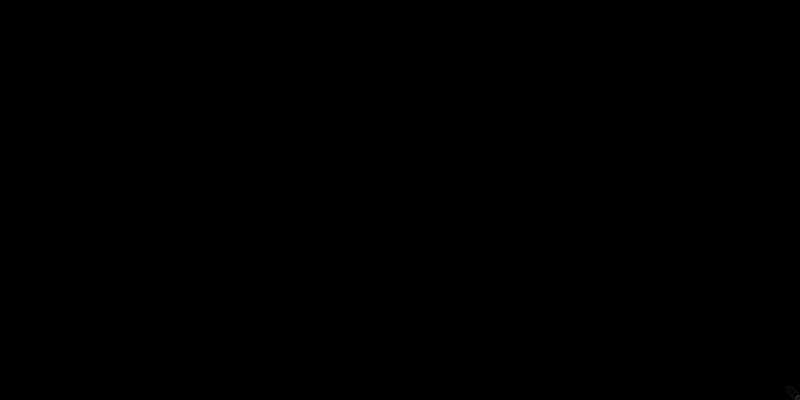
Frame 1 (no input)
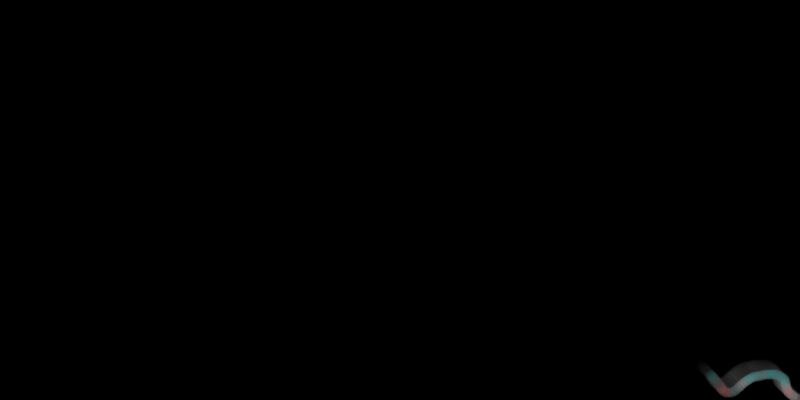
Frame 60 (the mouse pressed at the canvas centre just before this capture)
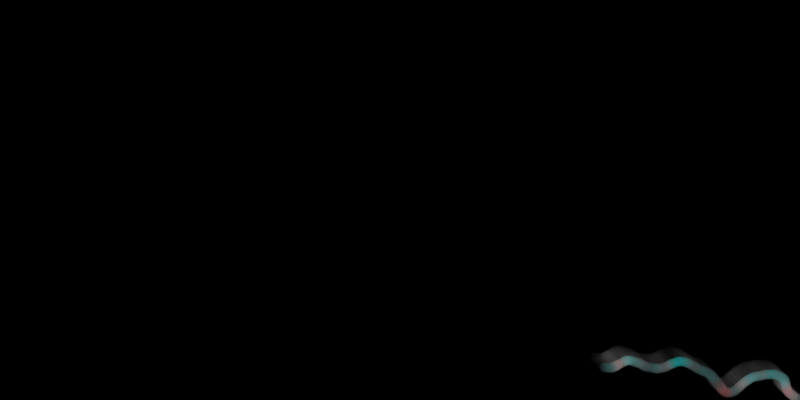
Frame 120 (the mouse held since frame 60 and released just before this capture)

The Processing sketch that drew these frames (run headless with seeded random() and noise(); from frame 60 on, the mouse is pressed at the canvas centre):

// Processing sketch: Perlin_Worms
// ── Perlin_Worms.pde
/**
* Author: Maya Richman 
* Title: Three Dee Perlin Worms
* Date: March 1, 2013
* Original: Daniel Shiffman
**/

// A Mover object
ArrayList<Mover> movers = new ArrayList<Mover>();

void setup() {
  size(800, 400);
  background(0);
  movers.add(new Mover(width, height,3,100));
}

void draw() {
  for (Mover mover: movers) {  
    // Update the location
    mover.update();
    // Display the Mover
    mover.display();
  }
}
void mouseClicked() {
  movers.add(new Mover(mouseX, mouseY, int(random(1000)),int(random(1000))));
}


// ── Mover.pde
/**
* Author: Maya Richman 
* Title: Three Dee Perlin Worms
* Date: March 1, 2013
* Original: Daniel Shiffman
**/

class Mover {

  // The Mover tracks location, velocity, and acceleration 
  PVector location;
  PVector velocity;
  PVector acceleration;
  // The Mover's maximum speed
  float topspeed;
  float seedx;
  float seedy;
  float x = 0.0;
  float y = 0.0;
  float seedColor = 2000;
  Mover(int _w, int _h, int _x, int _y) {
    // Start in the center
    location = new PVector(_w, _h);
    velocity = new PVector(0, 0);
    topspeed = 2;
    acceleration = new PVector(0, 0);
    seedx = _x;
    seedy = _y;
  }

  void update() {

    acceleration.normalize();

    float accelerationNoiseX = noise(seedx);
    float accelerationNoiseY = noise(seedy);
    x = map(accelerationNoiseX, 0, 1, -1, 1);
    y = map(accelerationNoiseY, 0, 1, -1, 1);
    seedx =  seedx + 0.1;
    seedy = seedy + 0.1;

    acceleration.x = x;
    acceleration.y = y;

    // Velocity changes according to acceleration
    velocity.add(acceleration);
    // Limit the velocity by topspeed
    velocity.limit(topspeed);
    // Location changes by velocity
    location.add(velocity);

    // Stay on the screen
    location.x = constrain(location.x, 0, width-1);
    location.y = constrain(location.y, 0, height-1);
    seedColor = seedColor + 10;
  }

  void display() {
    stroke(noise(seedx)*255, noise(seedy)*255, noise(seedy)*255, 60);
    strokeWeight(10);
    line(location.x, location.y, location.x, location.y);

    stroke(noise(seedx)*255, 20);
    strokeWeight(10);
    line(location.x-10, location.y-10, location.x, location.y);
  }
}
